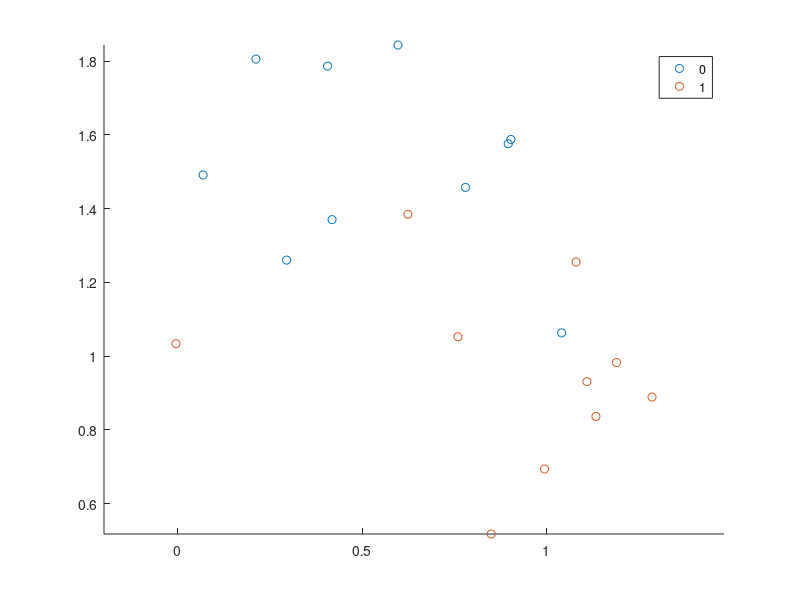

Here is the MATLAB script that generated this plot: (Note: this script raises an error after producing the figure.)
% %%%%%%%%%%%%%%%%%%%%%%%%%%%%%%%%%%%%%%%%%%%%%%%%%%%%%%%%%%%%%%%%%%%%%%%
% Generate some sample data for presentation.
% Note that plotcov itself only needs the mean and covariance matrix.

num = 10;

% Draw 50 samples from class 1 with mean `m1` and covariance `C1`.
X1 = mvnrnd([.5 1.5], [.1 .1], num);
m1 = mean(X1);
C1 = cov(X1);

% Draw 50 samples from class 2 with mean `m2` and covariance `C2`.
X2 = mvnrnd([1 1], [.2 .1], num);
m2 = mean(X2);
C2 = cov(X2);

X  = [X1; X2];
g  = [zeros(num,1); ones(num,1)];

gscatter(X(:,1), X(:,2), g);
axis equal;

% %%%%%%%%%%%%%%%%%%%%%%%%%%%%%%%%%%%%%%%%%%%%%%%%%%%%%%%%%%%%%%%%%%%%%%%
% Use plotcov to draw ellipses at 1, 2 and 3 standard deviations.

hold on;
plotcov(C1, m1);        % draw ellipses for class 1
plotcov(C2, m2);        % draw ellipses for class 2
hold off;
